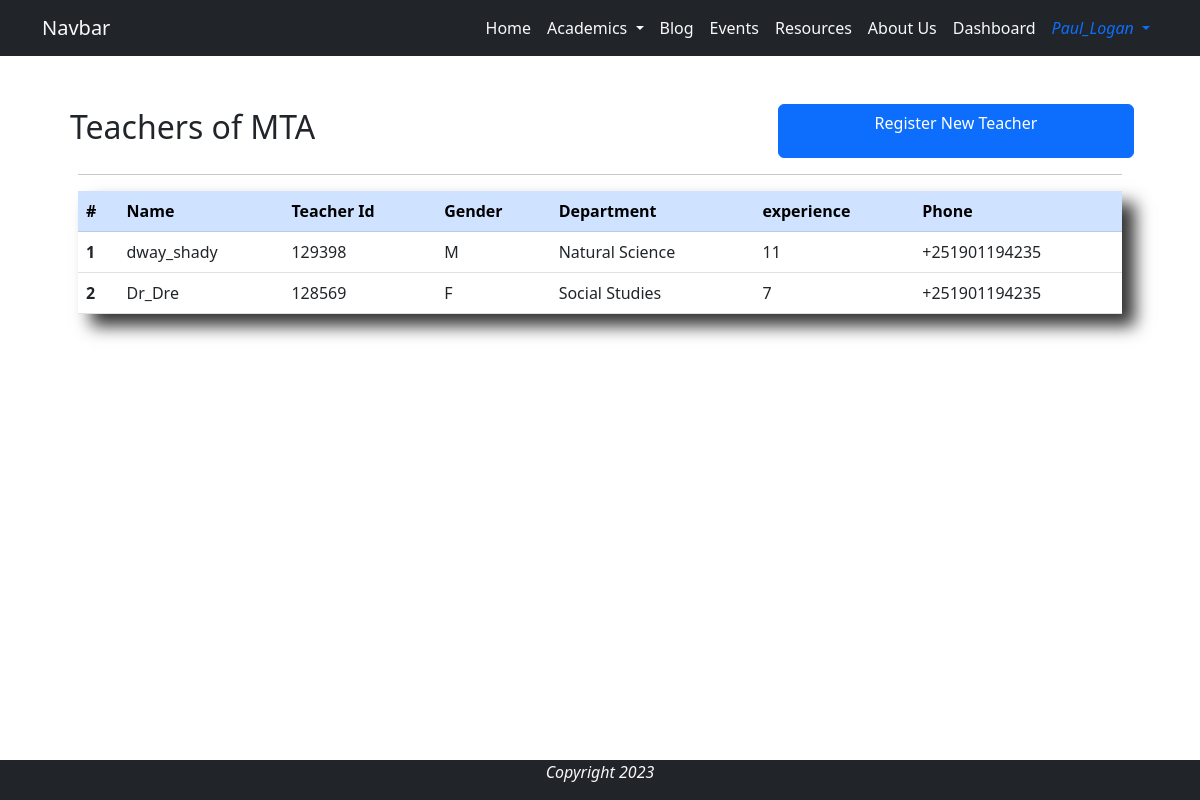
The app's page /teacher_dashboard/ (signed in), older data.
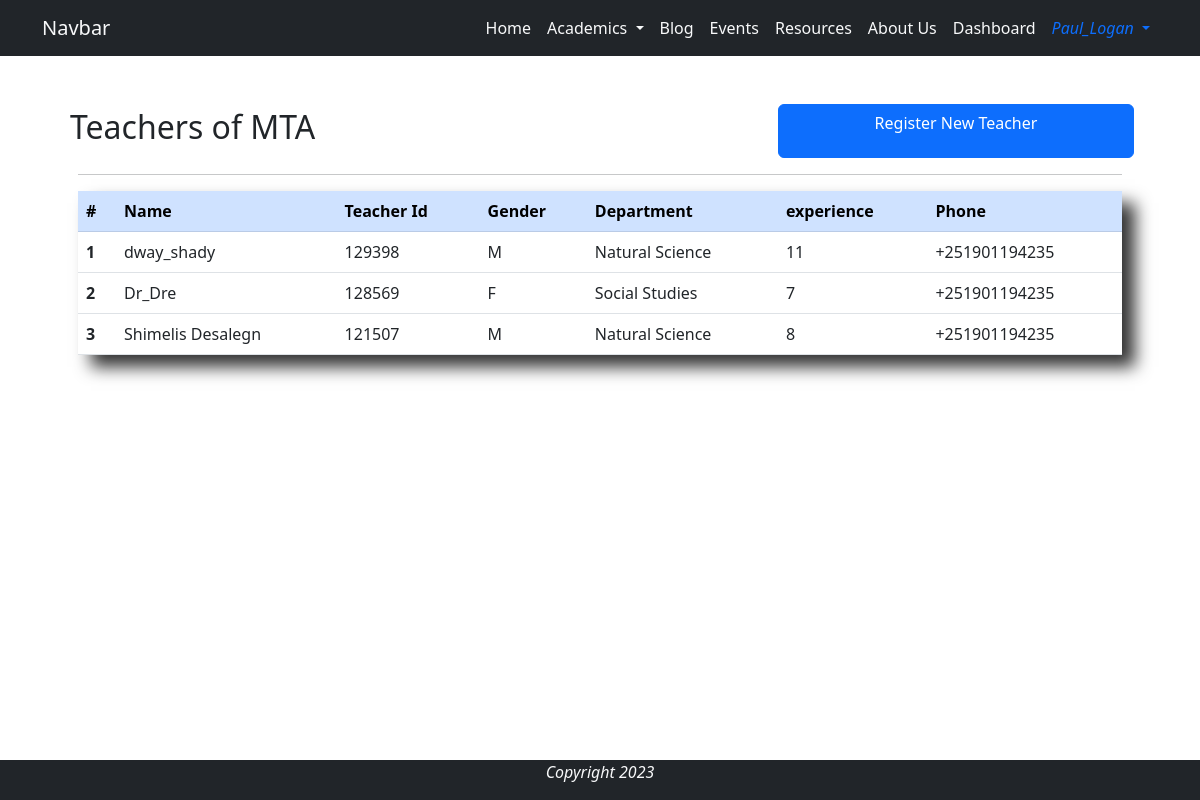
The same page, newer data.
### base/models.py (models this page shows, shortened)
class Teacher(models.Model):
    DEPARTMENT_CHOICES = [
        ('Social Studies', 'Social' ),
        ('Natural Science', 'Natural'),
        ('Physical Education', 'Sport'),
        ]
    GENDER_CHOICES = [
        ('M', 'Male'),
        ('F', 'Female')
    ]
    user = models.OneToOneField(User,on_delete=models.CASCADE, verbose_name='Teacher')
    name = models.CharField(max_length=44, null=True, blank=True)
    teacher_id = models.CharField(max_length=6, editable=False, unique=True)
    gender = models.CharField(max_length=6, choices=GENDER_CHOICES, blank=False, null=False)
    department = models.CharField(max_length=20,choices=DEPARTMENT_CHOICES, null=False, blank=False)
    experience = models.IntegerField(null=True, blank=True)
    phone = models.CharField(max_length=20, null=False)

### base/views.py (the view)
# urls.py: path('teacher_dashboard/', views.teacher_dashboard, name='teacher_dashboard'),
@login_required
@user_passes_test(lambda user: user.is_staff)
def teacher_dashboard(request):
    teachers = Teacher.objects.all()
    context = {
        'teachers': teachers,
    }
    return render(request, 'dashboard/teacher_dashboard.html', context)

### base/templates/dashboard/teacher_dashboard.html (shortened to what this page needs)
{% extends 'base/base.html' %}
{% load static %}
{% block content %}
<div class="container p-5">
    <div class="row">
        <h2 class="p-1 col-8">Teachers of MTA</h2>
        <a href="{% url 'base:teacher_register' %}" class="col-4 btn btn-primary">Register New Teacher</a>
    </div>
    <hr>
    <div class="shadow-xlg">
        <table class="table">
            <thead class="table-primary">
            <tr>
                <th scope="col">#</th>
                <th scope="col">Name</th>
                <th scope="col">Teacher Id</th>
                <th scope="col">Gender</th>
                <th scope="col">Department</th>
                <th scope="col">experience</th>
                <th scope="col">Phone</th>
            </tr>
            </thead>
            <tbody>
                {% for teacher in teachers %}
                    <tr class="dashboard-row"  href="{% url 'base:teacher_update' teacher.teacher_id %}">
                        <th scope="row">{{ forloop.counter }}</th>
                        <td>{{ teacher.name }}</td>
                        <td>{{ teacher.teacher_id }}</td>
                        <td>{{ teacher.gender }}</td>
                        <td>{{ teacher.department }}</td>
                        <td>{{ teacher.experience }}</td>
                        <td>{{ teacher.phone }}</td>
                    </tr>
                {% endfor %}
            </tbody>
        </table>
    </div>
</div>
{% endblock %}

Row changes from the older to the newer data that the page shows:
added Teacher: name "Shimelis Desalegn", teacher_id "121507", gender "M", department "Natural Science", experience "8", phone "+251901194235"
